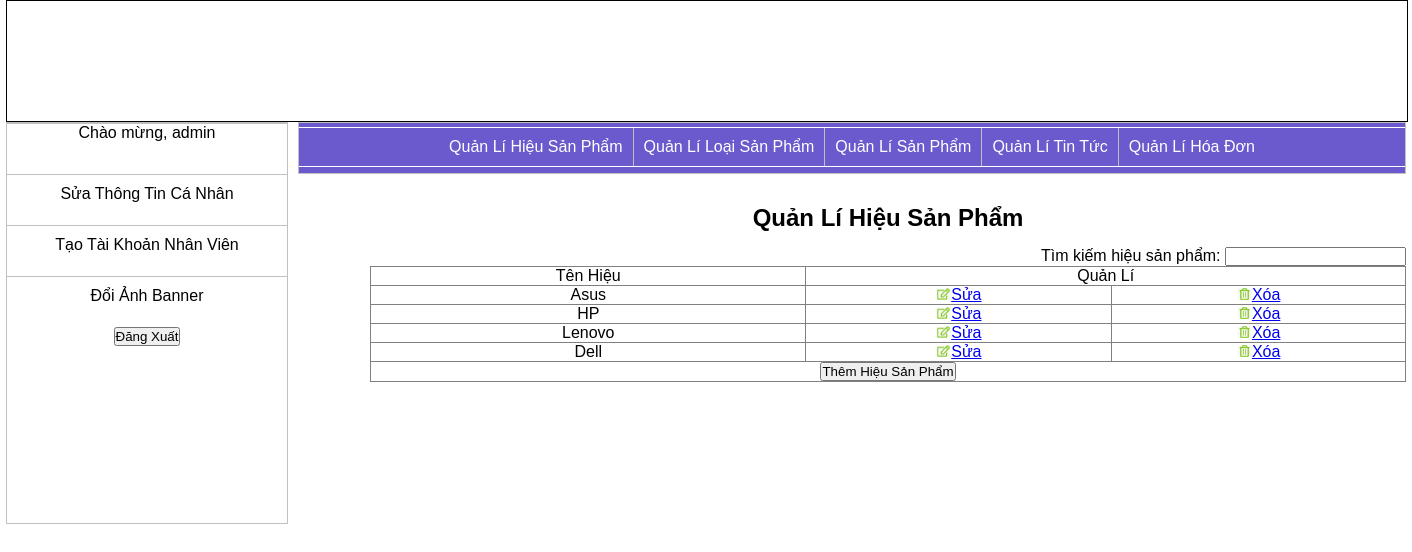
Screenshot of /admincp/index.php?manage=hieu_san_pham&action=xem_tat_ca (signed in) with the database file from the repository.
### tables this page shows
CREATE TABLE `quanlihieusanpham` (
  `id_hieu` int(11) NOT NULL,
  `ten_hieu` varchar(50) NOT NULL
);

### admincp/modules/quanlihieusanpham/view.php (the view)
<h2>Quản Lí Hiệu Sản Phẩm</h2>
<form action="?manage=hieu_san_pham&action=tim_kiem" method="post" style="float: right;">
    Tìm kiếm hiệu sản phẩm:
    <input type="search" name="tim_kiem" id="tim_kiem">
</form>
<table border="1px" style="border-collapse:collapse;" class="quan-li-xem-sua">
    <tr>
        <td>Tên Hiệu</td>
        <td colspan="2">Quản Lí</td>
    </tr>
    <?php
    $sql = "select * from quanlihieusanpham";
    $rs = mysqli_query($conn, $sql);
    while ($each = mysqli_fetch_assoc($rs)) {
    ?>
        <tr>
            <td><?php echo $each['ten_hieu']; ?></td>
            <td>
                <a href="index.php?manage=hieu_san_pham&action=sua&ma_hieu=<?php echo $each['id_hieu']; ?>"><img src="../images/edit.png" alt="" width="15px">Sửa</a>
            </td>
            <td>
                <a href="index.php?manage=hieu_san_pham&action=xoa_hieu&ma_hieu=<?php echo $each['id_hieu']; ?>" onclick="confirm('Bạn có muốn xóa trường hợp này không?')"><img src="../images/delete.png" alt="" width="15px">Xóa</a>
            </td>
        </tr>
    <?php } ?>
    <tr>
        <td colspan="4">
            <a href="index.php?manage=hieu_san_pham&action=them_hieu"><button>Thêm Hiệu Sản Phẩm</button></a>
        </td>
    </tr>
</table>

### admincp/style/style.css (style rules this page uses)
* { margin: 0; padding: 0; }
body { margin: auto; width: 1400px; font-family: Arial, san-serif; display: flexbox; }
h2 { padding-bottom: 15px; }
table.quan-li-xem-sua { margin: auto; width: 100%; }

### rows the page displays
quanlihieusanpham: ten_hieu "Asus"
quanlihieusanpham: ten_hieu "HP"
quanlihieusanpham: ten_hieu "Lenovo"
quanlihieusanpham: ten_hieu "Dell"

### other values shown
$_SESSION['dang-nhap'] "admin"
